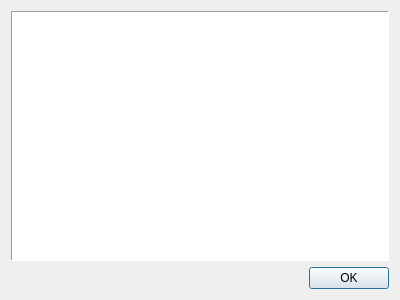
<?xml version="1.0" encoding="UTF-8"?>
<ui version="4.0">
 <class>frmHelp</class>
 <widget class="QDialog" name="frmHelp">
  <property name="geometry">
   <rect>
    <x>0</x>
    <y>0</y>
    <width>400</width>
    <height>300</height>
   </rect>
  </property>
  <property name="windowTitle">
   <string>frmHelp</string>
  </property>
  <layout class="QGridLayout" name="gridLayout">
   <item row="0" column="0">
    <widget class="QTextEdit" name="textHelp">
     <property name="acceptDrops">
      <bool>false</bool>
     </property>
     <property name="frameShape">
      <enum>QFrame::Panel</enum>
     </property>
     <property name="frameShadow">
      <enum>QFrame::Sunken</enum>
     </property>
     <property name="readOnly">
      <bool>true</bool>
     </property>
    </widget>
   </item>
   <item row="1" column="0">
    <widget class="QDialogButtonBox" name="buttonBox">
     <property name="orientation">
      <enum>Qt::Horizontal</enum>
     </property>
     <property name="standardButtons">
      <set>QDialogButtonBox::Ok</set>
     </property>
    </widget>
   </item>
  </layout>
 </widget>
 <resources/>
 <connections>
  <connection>
   <sender>buttonBox</sender>
   <signal>accepted()</signal>
   <receiver>frmHelp</receiver>
   <slot>accept()</slot>
   <hints>
    <hint type="sourcelabel">
     <x>248</x>
     <y>254</y>
    </hint>
    <hint type="destinationlabel">
     <x>157</x>
     <y>274</y>
    </hint>
   </hints>
  </connection>
  <connection>
   <sender>buttonBox</sender>
   <signal>rejected()</signal>
   <receiver>frmHelp</receiver>
   <slot>reject()</slot>
   <hints>
    <hint type="sourcelabel">
     <x>316</x>
     <y>260</y>
    </hint>
    <hint type="destinationlabel">
     <x>286</x>
     <y>274</y>
    </hint>
   </hints>
  </connection>
 </connections>
</ui>
